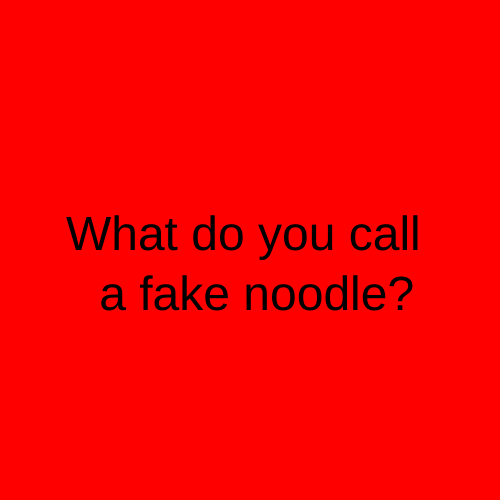
Frame 1 (no input)
Frame 60 (no input): identical to frame 1, image omitted
Frame 120 (the mouse pressed at the canvas centre since frame 60): identical to frame 1, image omitted

The p5.js sketch that drew this single still picture (run headless with seeded random() and noise() and a simulated clock; from frame 60 on, the mouse is pressed at the canvas centre):

// p5.js sketch
// ── sketch.js
let state = 0;

function setup() {
  createCanvas(500, 500);
  textAlign(CENTER);
  textSize(48)
}

function draw() {
  switch (state) {
    case 0:
      background('red')
      text("What do you call \n a fake noodle?", width / 2, height / 2);
      break;

    case 1:
      background('green')
      text("An Impasta!", width / 2, height / 2);
      break;

  }

}

function mouseReleased() {
  state++;
  if (state > 1) {
    state = 0;
  }
}
